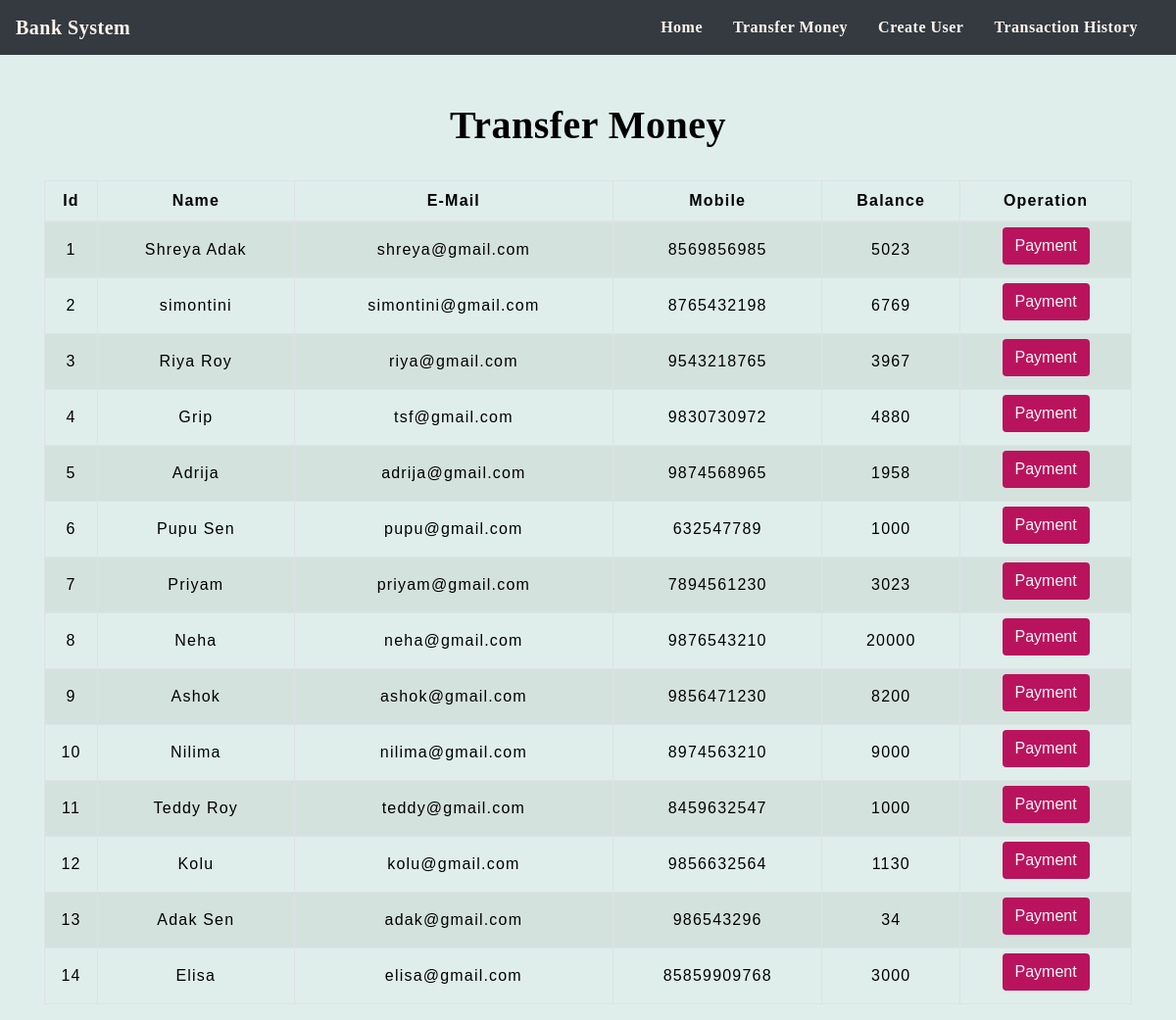
The app's page /transfermoney.php with its own data.
### tables this page shows
CREATE TABLE `user` (
  `sno` int(15) NOT NULL,
  `name` varchar(20) NOT NULL,
  `email` varchar(40) NOT NULL,
  `mobile` text NOT NULL,
  `balance` float NOT NULL
);

### transfermoney.php (the view, shortened to what this page needs)
<!DOCTYPE html>
<html lang="en">
<head>
    <link rel="stylesheet" href="https://maxcdn.bootstrapcdn.com/bootstrap/4.0.0/css/bootstrap.min.css">
    <link rel="stylesheet" type="text/css" href="css/table.css">
    <link rel="stylesheet" type="text/css" href="css/navbar.css">
</head>
<body style="background-color : #DFEEEA;">
<?php
    include 'config.php';
    $sql = "SELECT * FROM user";
    $result = mysqli_query($conn,$sql);
?>
<?php
  include 'navbar.php';
?>
<div class="container">
        <h2 class="text-center pt-5" style="color : black; font-family: 'Sacramento', cursive; font-weight: bolder;">Transfer Money</h2>
        <br>
            <div class="row">
                <div class="col">
                    <div class="table-responsive-sm">
                    <table class="table table-hover table-sm table-striped table-condensed table-bordered" style="border-color:black;">
                        <thead style="color : black;">
                            <tr>
                            <th scope="col" class="text-center py-2">Id</th>
                            <th scope="col" class="text-center py-2">Name</th>
                            <th scope="col" class="text-center py-2">E-Mail</th>
                            <th scope="col" class="text-center py-2">Mobile</th>
                            <th scope="col" class="text-center py-2">Balance</th>
                            <th scope="col" class="text-center py-2">Operation</th>
                            </tr>
                        </thead>
                        <tbody>
                <?php
                    while($rows=mysqli_fetch_assoc($result)){
                ?>
                    <tr style="color : black;">
                        <td class="py-3"><?php echo $rows['sno'] ?></td>
                        <td class="py-3"><?php echo $rows['name']?></td>
                        <td class="py-3"><?php echo $rows['email']?></td>
                        <td class="py-3"><?php echo $rows['mobile']?></td>
                        <td class="py-3"><?php echo $rows['balance']?></td>
                        <td><a href="selecteduserdetail.php?id= <?php echo $rows['sno'] ;?>"> <button type="button" class="btn" style="background-color : #BA135D; color:#FDFAF6">Payment</button></a></td>
                    </tr>
                <?php
                    }
                ?>
                        </tbody>
                    </table>
                    </div>
                </div>
            </div>
         </div>
</body>
</html>

### css/table.css (style rules this page uses)
* { padding: 0; margin: 0; box-sizing: border-box; font-family: sans-serif; }
h2 { font-size: 40px; }
table { letter-spacing: 1.2px; }
td { text-align: center; }
button { border:none; background: #25bcd3; transition: 1s; }

### css/navbar.css (style rules this page uses)
h2 { color: #05e688; letter-spacing: 0.5px; font-family: raleway; }

### transfermoney.php (style rules this page uses)
button { transition: 1.5s; }

### records on screen
user: sno "1", name "Shreya Adak", email "shreya@gmail.com", mobile "8569856985", balance "5023"
user: sno "2", name "simontini", email "simontini@gmail.com", mobile "8765432198", balance "6769"
user: sno "3", name "Riya Roy", email "riya@gmail.com", mobile "9543218765", balance "3967"
user: sno "4", name "Grip", email "tsf@gmail.com", mobile "9830730972", balance "4880"
user: sno "5", name "Adrija", email "adrija@gmail.com", mobile "9874568965", balance "1958"
user: sno "6", name "Pupu Sen", email "pupu@gmail.com", mobile "632547789", balance "1000"
user: sno "7", name "Priyam", email "priyam@gmail.com", mobile "7894561230", balance "3023"
user: sno "8", name "Neha", email "neha@gmail.com", mobile "9876543210", balance "20000"
user: sno "9", name "Ashok", email "ashok@gmail.com", mobile "9856471230", balance "8200"
user: sno "10", name "Nilima", email "nilima@gmail.com", mobile "8974563210", balance "9000"
user: sno "11", name "Teddy Roy", email "teddy@gmail.com", mobile "8459632547", balance "1000"
user: sno "12", name "Kolu", email "kolu@gmail.com", mobile "9856632564", balance "1130"
user: sno "13", name "Adak Sen", email "adak@gmail.com", mobile "986543296", balance "34"
user: sno "14", name "Elisa", email "elisa@gmail.com", mobile "85859909768", balance "3000"
